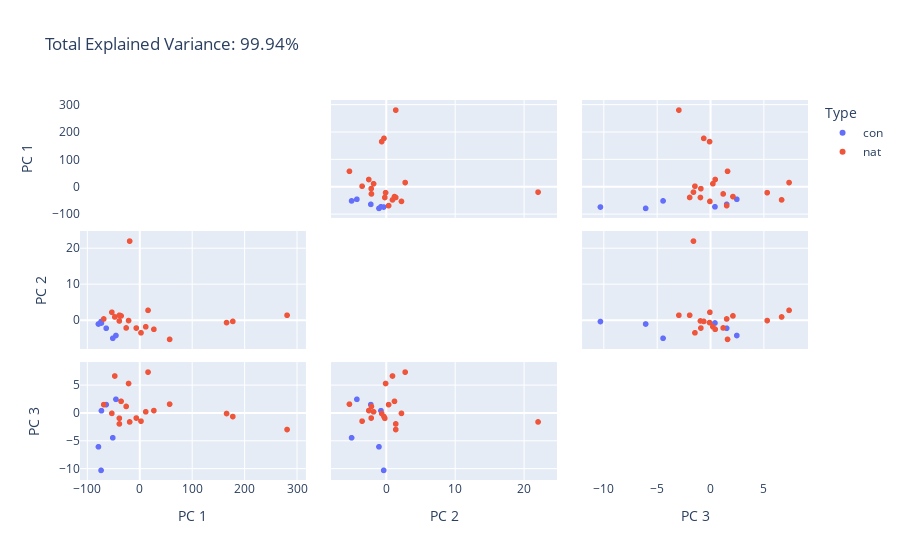

The notebook cell saved with this chart:
### Markdown cell above
#### IF with PCA

### Code cell
n_components = 3
pca = PCA(n_components=n_components)
components = pca.fit_transform(data.iloc[:,2:].values.round(decimals=3))

total_var = pca.explained_variance_ratio_.sum() * 100

labels = {str(i): f"PC {i+1}" for i in range(n_components)}
labels['color'] = 'Type'

fig = px.scatter_matrix(
    components,
    color=data['Type'],
    dimensions=range(n_components),
    labels=labels,
    title=f'Total Explained Variance: {total_var:.2f}%',
)
fig.update_traces(diagonal_visible=False)
fig.show()

### Figure 1 — Plotly figure (JSON) as saved in the notebook; plotly's stock layout.template omitted (floating-point values rounded to 4 significant figures)
{"data": [{"diagonal": {"visible": false}, "dimensions": [{"axis": {"matches": true}, "label": "PC 1", "values": [-45.3, -73.73, -63.95, -73.0, -78.74, -51.34]}, {"axis": {"matches": true}, "label": "PC 2", "values": [-4.253, -0.3555, -2.23, -0.7576, -1.042, -5.023]}, {"axis": {"matches": true}, "label": "PC 3", "values": [2.498, -10.31, 1.546, 0.445, -6.062, -4.429]}], "hovertemplate": "Type=con<br>%{xaxis.title.text}=%{x}<br>%{yaxis.title.text}=%{y}<extra></extra>", "legendgroup": "con", "marker": {"color": "#636efa", "symbol": "circle"}, "name": "con", "showlegend": true, "type": "splom"}, {"diagonal": {"visible": false}, "dimensions": [{"axis": {"matches": true}, "label": "PC 1", "values": [-38.78, 2.599, 166.1, -21.16, -53.13, -19.06, -25.78, -35.43, 16.05, 11.64, -6.415, 57.28, -38.71, -68.62, 178.0, -47.52, 281.7, 27.21]}, {"axis": {"matches": true}, "label": "PC 2", "values": [-0.1906, -3.497, -0.6467, -0.07866, 2.23, 22.09, -2.138, 1.215, 2.767, -1.827, -2.174, -5.335, 1.398, 0.3615, -0.3144, 0.9253, 1.399, -2.522]}, {"axis": {"matches": true}, "label": "PC 3", "values": [-0.9171, -1.436, -0.06084, 5.349, -0.03319, -1.574, 1.216, 2.132, 7.402, 0.2507, -0.8776, 1.626, -1.931, 1.543, -0.6061, 6.702, -2.943, 0.4666]}], "hovertemplate": "Type=nat<br>%{xaxis.title.text}=%{x}<br>%{yaxis.title.text}=%{y}<extra></extra>", "legendgroup": "nat", "marker": {"color": "#EF553B", "symbol": "circle"}, "name": "nat", "showlegend": true, "type": "splom"}], "layout": {"dragmode": "select", "legend": {"title": {"text": "Type"}, "tracegroupgap": 0}, "title": {"text": "Total Explained Variance: 99.94%"}}}
